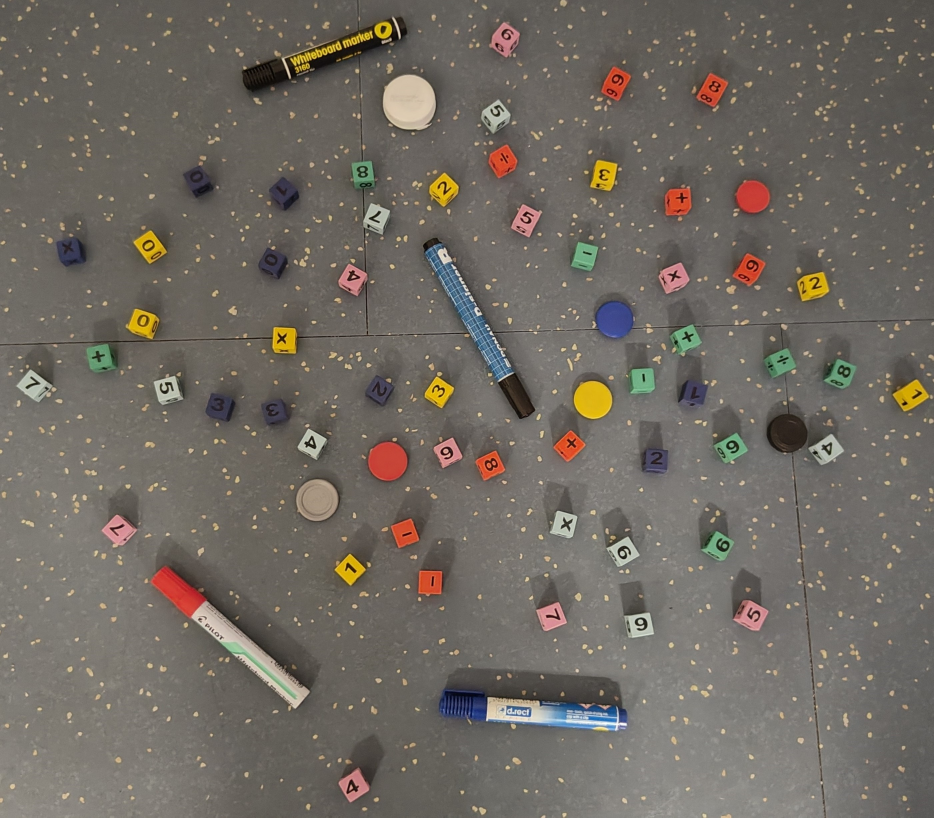
%> input picture Lab2/nictelefon2.jpg, 2801 x 2452 px (shown at 1/3 size)
$ octave main.m   (GNU Octave 9; MATLAB toolbox functions it lacks are replaced by stand-ins)
%> lines starting %> are read from the running program, lines starting %| are printed output that depends on the picture; in (x1, y1, x2, y2) boxes, pixels count from 0 and x2, y2 are one past the last pixel; in counts of white or black regions, pixels touching at a corner belong together; the program's own positions count from 1
### Lab2/createMask.m
function [BW,maskedRGBImage] = createMask(RGB)
%createMask  Threshold RGB image using auto-generated code from colorThresholder app.
%  [BW,MASKEDRGBIMAGE] = createMask(RGB) thresholds image RGB using
%  auto-generated code from the colorThresholder app. The colorspace and
%  range for each channel of the colorspace were set within the app. The
%  segmentation mask is returned in BW, and a composite of the mask and
%  original RGB images is returned in maskedRGBImage.

% Auto-generated by colorThresholder app on 20-Mar-2026
%------------------------------------------------------


% Convert RGB image to chosen color space
I = rgb2hsv(RGB);

% Define thresholds for channel 1 based on histogram settings
channel1Min = 0.813;
channel1Max = 0.635;

% Define thresholds for channel 2 based on histogram settings
channel2Min = 0.000;
channel2Max = 0.301;

% Define thresholds for channel 3 based on histogram settings
channel3Min = 0.000;
channel3Max = 0.588;

% Create mask based on chosen histogram thresholds
sliderBW = ( (I(:,:,1) >= channel1Min) | (I(:,:,1) <= channel1Max) ) & ...
    (I(:,:,2) >= channel2Min ) & (I(:,:,2) <= channel2Max) & ...
    (I(:,:,3) >= channel3Min ) & (I(:,:,3) <= channel3Max);
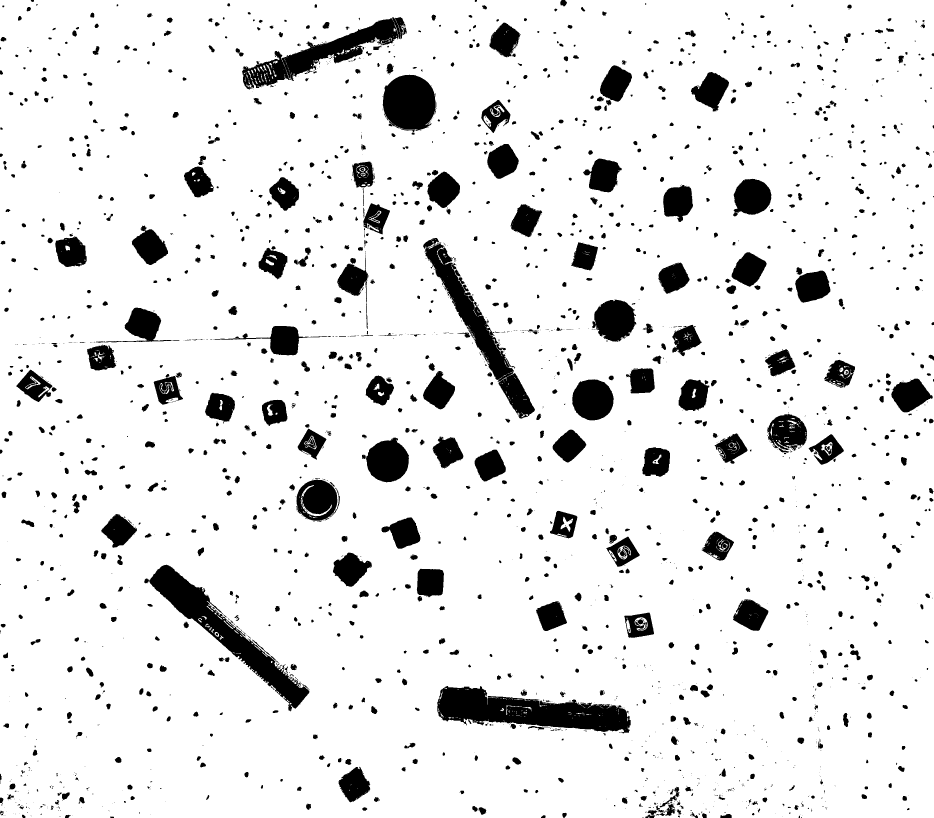
%> sliderBW: size 2452x2801 logical (shown at 1/3 size); 90.1% white; 2446 black regions (1166 under 20 px), largest, box (x1, y1, x2, y2) and area: (1312, 2058, 1892, 2200) 45365, (448, 1694, 928, 2134) 39453, (1269, 714, 1605, 1256) 32601
BW = sliderBW;

% Invert mask
BW = ~BW;

% Initialize output masked image based on input image.
maskedRGBImage = RGB;

% Set background pixels where BW is false to zero.
maskedRGBImage(repmat(~BW,[1 1 3])) = 0;

end

### Lab2/segmentImage.m
function [BW,maskedImage] = segmentImage(RGB,MASK)
%segmentImage Segment image using auto-generated code from Image Segmenter app
%  [BW,MASKEDIMAGE] = segmentImage(RGB,MASK) segments image RGB using
%  auto-generated code from the Image Segmenter app. The final segmentation
%  is returned in BW, and a masked image is returned in MASKEDIMAGE.

% Auto-generated by imageSegmenter app on 20-Mar-2026
%----------------------------------------------------


% Create empty mask
BW = false(size(RGB,1),size(RGB,2));

% Load Mask
BW = MASK;

% Close mask with default
radius = 7;
decomposition = 0;
se = strel('disk', radius, decomposition);
BW = imclose(BW, se);
%> BW: size 2452x2801 logical; 10.8% white; 1393 white regions (334 under 20 px), largest, box (x1, y1, x2, y2) and area: (1312, 2058, 1892, 2207) 50378, (433, 1694, 928, 2134) 45520, (1269, 714, 1605, 1256) 37416

% Open mask with default
radius = 22;
decomposition = 0;
se = strel('disk', radius, decomposition);
BW = imopen(BW, se);
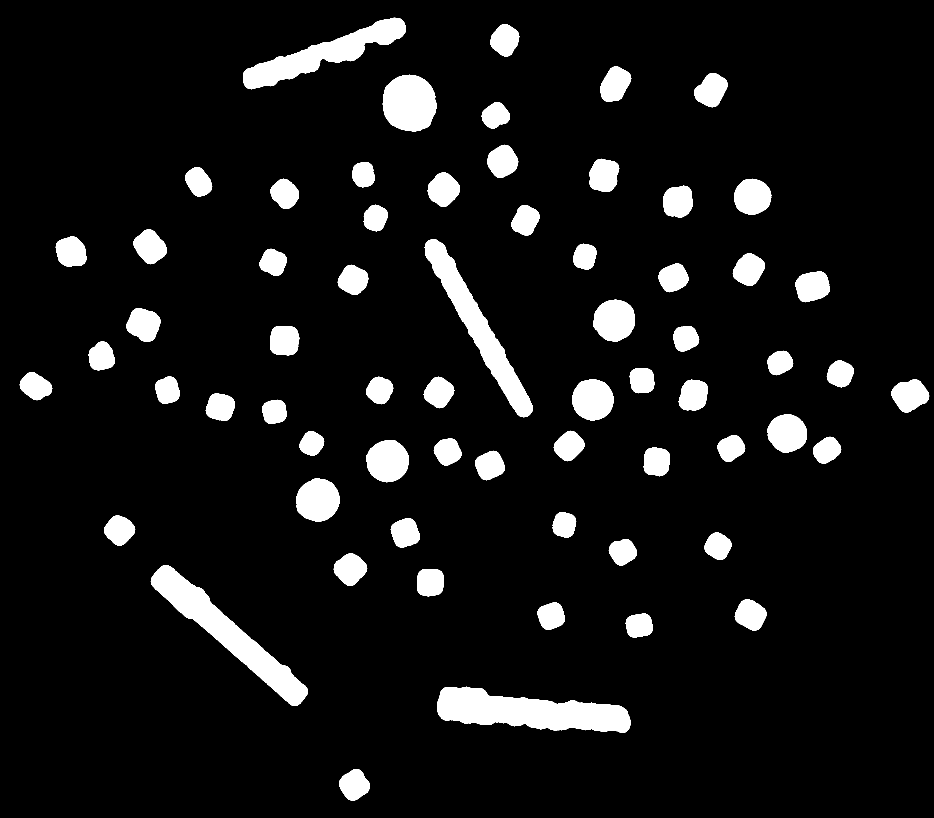
%> BW: size 2452x2801 logical (shown at 1/3 size); 8.1% white; 65 white regions

% Create masked image.
maskedImage = RGB;
maskedImage(repmat(~BW,[1 1 3])) = 0;
end

### Lab2/analyzeShape.m
function [shapeName, uiColor] = analyzeShape(stats_i)
    if stats_i.Circularity >= 0.957
        shapeName = 'Circle';
        uiColor = 'Green';
    else if stats_i.Eccentricity < 0.85
        shapeName = 'Square';
        uiColor = 'Red';
    else
        shapeName = 'Other';
        uiColor = 'Black';
    end
end

### Lab2/analyzeColor.m
function colorName = analyzeColor(img, stats_i)
    pixels = stats_i.PixelIdxList;

    imgHSV = rgb2hsv(img);

    hChan = imgHSV(:,:,1);
    sChan = imgHSV(:,:,2);
    vChan = imgHSV(:,:,3);

    H = mean(hChan(pixels)) * 360;
    S = mean(sChan(pixels)) * 100;
    V = mean(vChan(pixels)) * 100;

    fprintf('ID Stats: H=%.1f, S=%.1f, V=%.1f | ', H, S, V);

    if S>75
        colorName="Yellow";
    elseif H<15
        colorName="Red";
    elseif (H>34 && H<36) || (H>52 && H<56)
        colorName="White";
    elseif (H>30 && H<34)
        colorName="Gray";
    elseif (H>25 && H<30)
        colorName="Black";
    elseif S<14
        colorName="Light Blue";
    elseif (S>15 && S<30)
        colorName="Dark Blue";
    elseif (V<35)
        colorName="Black";
    elseif (S>45)
        colorName="Blue";
    elseif (S>35 && V>=64.5) || (V>64.9)
        colorName="Pink";
    elseif (H>120 && H<140)
        colorName="Green";
    elseif (H>150 && H<190)
        colorName="Light Blue";
    else
        colorName = "Other";
    end
end

### Lab2/main.m
clear; clc; close all;
img = imread('nictelefon2.jpg');

%% Segmentation
% exported from Color Thresholder
[binaryMask, ~] = createMask(img);

%% Mask filtration
% exported from Image Segmenter
cleanMask = segmentImage(img, binaryMask);

%% Region analysis
stats = regionprops(cleanMask, 'BoundingBox', 'Centroid', 'Circularity', 'Area', 'Eccentricity', 'PixelIdxList', 'EquivDiameter');
%> stats = 65 regions; largest, box (x1, y1, x2, y2), Area, Centroid, Eccentricity, EquivDiameter and Circularity: (1312, 2060, 1892, 2199) 49031 [1587.8 2136] 0.988 249.9 0.34, (452, 1695, 924, 2118) 43718 [683.2 1900.9] 0.991 235.9 0.325, (1274, 717, 1599, 1252) 35799 [1435.2 982.9] 0.995 213.5 0.265

annotatedImg = img;

%% Classification and annotation
for i = 1:length(stats)
    if stats(i).Area < 550
        continue;
    end

    [objectShape, uiColor] = analyzeShape(stats(i));
    objectColor = analyzeColor(img, stats(i));

    labelStr = sprintf('#%d %s %s', i, objectColor, objectShape);

    if strcmp(objectShape, 'Circle')
        shapeType = 'circle';
        coords = [stats(i).Centroid, stats(i).EquivDiameter/2];
    else
        shapeType = 'rectangle';
        coords = stats(i).BoundingBox;
    end

%> (the run ends here)
